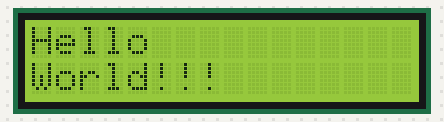
A program run on a simulated Raspberry Pi (BCM pin numbers). Parts: 16×2 character LCD.

Above: at 0.1 s.
At 2.2 s:
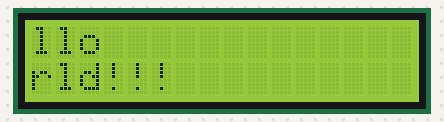
At 2.8 s:
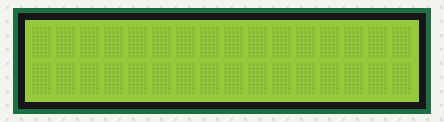
At 6.13 s:
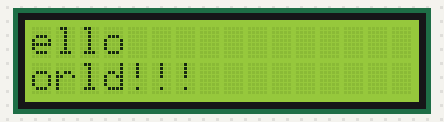
At 9.84 s:
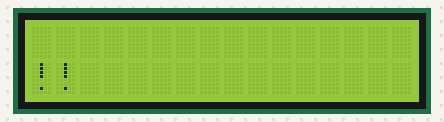

Measured:
- by itself, everything shown: repeats every 7.2 s, in 16 steps

The program:

lcd_msg.py
```python
from Adafruit_CharLCD import Adafruit_CharLCD
from time import sleep
lcd = Adafruit_CharLCD (rs=26, en=19, d4=13, d5=6, d6=5, d7=21, cols=16, lines=2)
lcd.clear()
lcd.message('Hello\nWorld!!!')
sleep(2)
try:
    while 1:
        for x in range(0, 16):
            lcd.move_left()
            sleep(0.1)
        sleep(1)
        # scroll Right
        for x in range(0, 16):
            lcd.move_right()
            sleep(0.1)
        sleep(3)
except KeyboardInterrupt:
    pass
lcd.clear()
```
